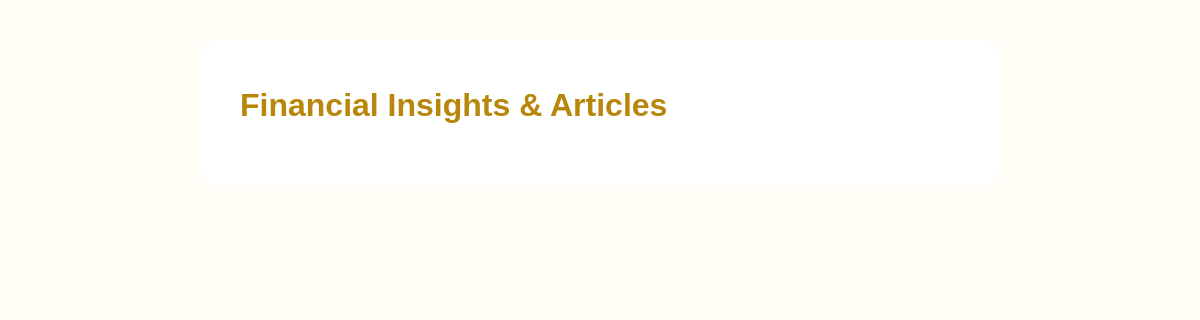
Page /articles on the earlier database version.
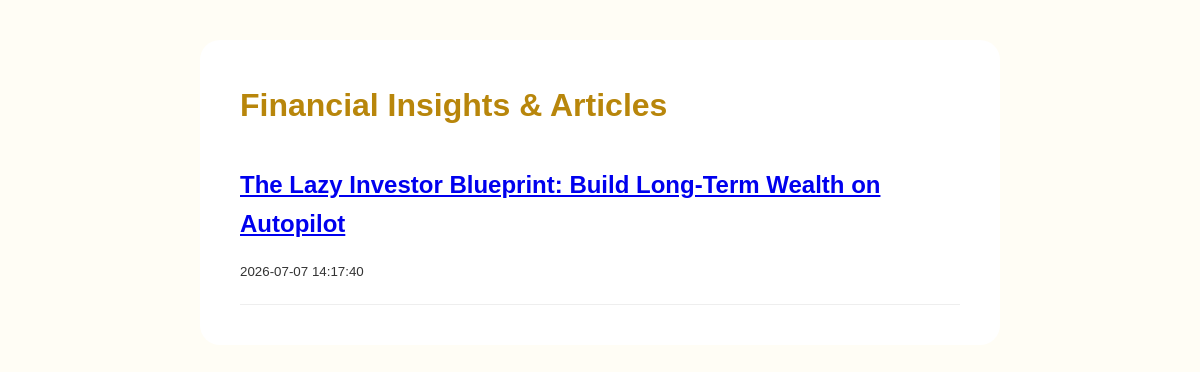
Same page on the later database version.
### tables this page shows
CREATE TABLE articles (
        id INTEGER PRIMARY KEY AUTOINCREMENT,
        title TEXT NOT NULL,
        slug TEXT UNIQUE NOT NULL,
        content TEXT NOT NULL,
        created_at TEXT DEFAULT CURRENT_TIMESTAMP
    );

### app.py (the view)
@app.route('/articles')
def articles():
    conn = get_db_connection()
    articles = conn.execute("SELECT * FROM articles ORDER BY created_at DESC").fetchall()
    conn.close()
    return render_template('articles.html', articles=articles)

### app.py (called while the page is built)
def get_db_connection():
    conn = sqlite3.connect(DB_PATH)
    conn.row_factory = sqlite3.Row
    return conn

### templates/articles.html (shortened to what this page needs)
<!DOCTYPE html>
<html lang="en">
<head>
    <link rel="stylesheet" href="{{ url_for('static', filename='css/style.css') }}">
</head>
<body>
    <div class="container">
        <h1>Financial Insights & Articles</h1>
        {% for article in articles %}
            <div class="article-card">
                <h2><a href="{{ url_for('view_article', slug=article.slug) }}">{{ article.title }}</a></h2>
                <small>{{ article.created_at }}</small>
            </div>
        {% endfor %}
    </div>
</body>
</html>

### static/css/style.css (style rules this page uses)
:root { --primary:#FFC107; --primary-dark:#E0A800; --primary-light:#FFF8E1; --heading:#B8860B; --background:#FFFDF5; --card:#FFFFFF; --text:#333333; --subtext:#666666; --border:#F4D03F; --shadow:0 15px 40px rgba(0,0,0,.08); --radius:18px; --transition:.30s ease; }
* { margin:0; padding:0; box-sizing:border-box; }
body { font-family:'Poppins',sans-serif; background:var(--background); color:var(--text); line-height:1.6; }
h1, h2, h3 { color:var(--heading); margin-bottom:15px; font-weight:700; }

### templates/articles.html (style rules this page uses)
body { padding: 40px; background: #FFFDF5; font-family: 'Poppins', sans-serif; }
.container { max-width: 800px; margin: auto; background: white; padding: 40px; border-radius: 20px; }
.article-card { border-bottom: 1px solid #eee; padding: 20px 0; }
h1 { color: #B8860B; }

Differences in the rows shown:
added articles: title "The Lazy Investor Blueprint: Build Long-Term Wealth on Autopilot", created_at "2026-07-07 14:17:40"
